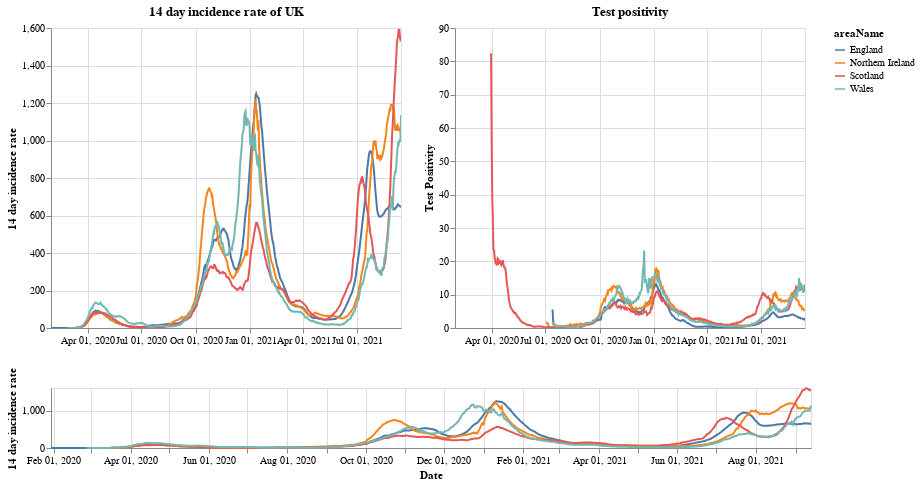

Notebook code for this chart:
### Markdown cell above
# Plots

First a plot with each country in the UK. The top right shows the positivity rate for (which is the percentage of registered tests which were positive) while the top left is the 14 day incidence rate. The bottom chart can be used to select the timeframe (does not work on a mobile device).

### Code cell
#collapse
brush = alt.selection(type='interval', name='DateBrush',encodings=['x'],fields=['Time'])
leg_selection = alt.selection_multi(fields=['areaName'], bind='legend')

base = alt.Chart(uk_cases).mark_line().encode(
    x=alt.X("yearmonthdate(date):T", axis=alt.Axis(title='Date')),
    y=alt.Y("twoWeeklyCasesRate:Q", axis=alt.Axis(title='14 day incidence rate')),
    tooltip=['areaName', 'date','twoWeeklyCasesRate', 'testPositivity'],
    color='areaName',
    opacity=alt.condition(leg_selection, alt.value(2), alt.value(0.1))
).add_selection(leg_selection).properties(width=350)

upper = base.encode(alt.X('yearmonthdate(date):T', axis=alt.Axis(title=''),
                         scale=alt.Scale(domain=brush))
                   ).properties(title=f'14 day incidence rate of UK')
upper_right = upper.encode(alt.Y('testPositivity:Q', axis=alt.Axis(title='Test Positivity'))).properties(title='Test positivity')
lower = base.properties(height=60, width = 760).add_selection(brush)

(upper | upper_right) & lower

### Figure 1 — Vega-Lite specification as saved in the notebook (floating-point values rounded to 4 significant figures; data arrays with more than 128 entries replaced by an {"elided": "..."} marker saying what was removed)
{"config": {"view": {"continuousWidth": 400, "continuousHeight": 300}}, "vconcat": [{"hconcat": [{"mark": "line", "encoding": {"color": {"type": "nominal", "field": "areaName"}, "opacity": {"condition": {"value": 2, "selection": "selector001"}, "value": 0.1}, "tooltip": [{"type": "nominal", "field": "areaName"}, {"type": "temporal", "field": "date"}, {"type": "quantitative", "field": "twoWeeklyCasesRate"}, {"type": "quantitative", "field": "testPositivity"}], "x": {"type": "temporal", "axis": {"title": ""}, "field": "date", "scale": {"domain": {"selection": "DateBrush"}}, "timeUnit": "yearmonthdate"}, "y": {"type": "quantitative", "axis": {"title": "14 day incidence rate"}, "field": "twoWeeklyCasesRate"}}, "selection": {"selector001": {"type": "multi", "fields": ["areaName"], "bind": "legend"}}, "title": "14 day incidence rate of UK", "width": 350}, {"mark": "line", "encoding": {"color": {"type": "nominal", "field": "areaName"}, "opacity": {"condition": {"value": 2, "selection": "selector001"}, "value": 0.1}, "tooltip": [{"type": "nominal", "field": "areaName"}, {"type": "temporal", "field": "date"}, {"type": "quantitative", "field": "twoWeeklyCasesRate"}, {"type": "quantitative", "field": "testPositivity"}], "x": {"type": "temporal", "axis": {"title": ""}, "field": "date", "scale": {"domain": {"selection": "DateBrush"}}, "timeUnit": "yearmonthdate"}, "y": {"type": "quantitative", "axis": {"title": "Test Positivity"}, "field": "testPositivity"}}, "selection": {"selector001": {"type": "multi", "fields": ["areaName"], "bind": "legend"}}, "title": "Test positivity", "width": 350}]}, {"mark": "line", "encoding": {"color": {"type": "nominal", "field": "areaName"}, "opacity": {"condition": {"value": 2, "selection": "selector001"}, "value": 0.1}, "tooltip": [{"type": "nominal", "field": "areaName"}, {"type": "temporal", "field": "date"}, {"type": "quantitative", "field": "twoWeeklyCasesRate"}, {"type": "quantitative", "field": "testPositivity"}], "x": {"type": "temporal", "axis": {"title": "Date"}, "field": "date", "timeUnit": "yearmonthdate"}, "y": {"type": "quantitative", "axis": {"title": "14 day incidence rate"}, "field": "twoWeeklyCasesRate"}}, "height": 60, "selection": {"selector001": {"type": "multi", "fields": ["areaName"], "bind": "legend"}, "DateBrush": {"type": "interval", "encodings": ["x"], "fields": ["Time"]}}, "width": 760}], "data": {"name": "data-427e5126836f90810971360e0fa92da8"}, "$schema": "https://vega.github.io/schema/vega-lite/v4.8.1.json", "datasets": {"data-427e5126836f90810971360e0fa92da8": {"elided": "2280 records"}}}
